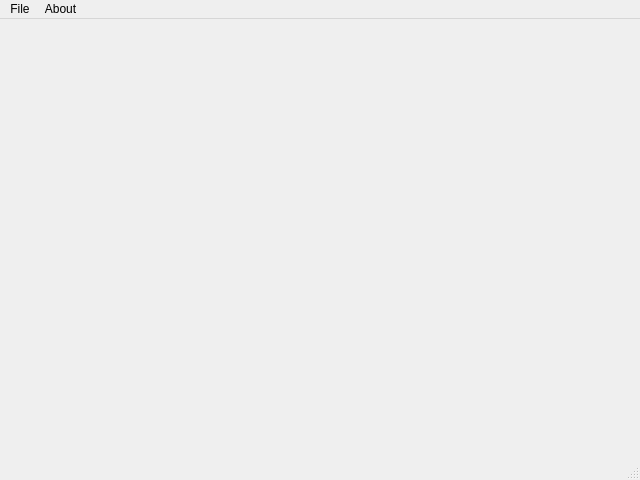
<?xml version="1.0" encoding="UTF-8"?>
<ui version="4.0">
 <class>MainWindow</class>
 <widget class="QMainWindow" name="MainWindow">
  <property name="geometry">
   <rect>
    <x>0</x>
    <y>0</y>
    <width>640</width>
    <height>480</height>
   </rect>
  </property>
  <property name="windowTitle">
   <string>H1 Student Planner</string>
  </property>
  <widget class="QWidget" name="centralwidget"/>
  <widget class="QMenuBar" name="menubar">
   <property name="geometry">
    <rect>
     <x>0</x>
     <y>0</y>
     <width>640</width>
     <height>22</height>
    </rect>
   </property>
   <widget class="QMenu" name="menuFile">
    <property name="title">
     <string>File</string>
    </property>
    <addaction name="actionSemesters"/>
    <addaction name="actionSubjects"/>
    <addaction name="actionAssignments"/>
   </widget>
   <widget class="QMenu" name="menuAbout">
    <property name="title">
     <string>About</string>
    </property>
    <addaction name="actionAbout_H1_Student_Planner"/>
   </widget>
   <addaction name="menuFile"/>
   <addaction name="menuAbout"/>
  </widget>
  <widget class="QStatusBar" name="statusbar"/>
  <action name="actionSemesters">
   <property name="text">
    <string>Semesters</string>
   </property>
  </action>
  <action name="actionSubjects">
   <property name="text">
    <string>Subjects</string>
   </property>
  </action>
  <action name="actionAssignments">
   <property name="text">
    <string>Assignments</string>
   </property>
  </action>
  <action name="actionAbout_H1_Student_Planner">
   <property name="text">
    <string>About H1 Student Planner</string>
   </property>
  </action>
 </widget>
 <resources/>
 <connections/>
</ui>
